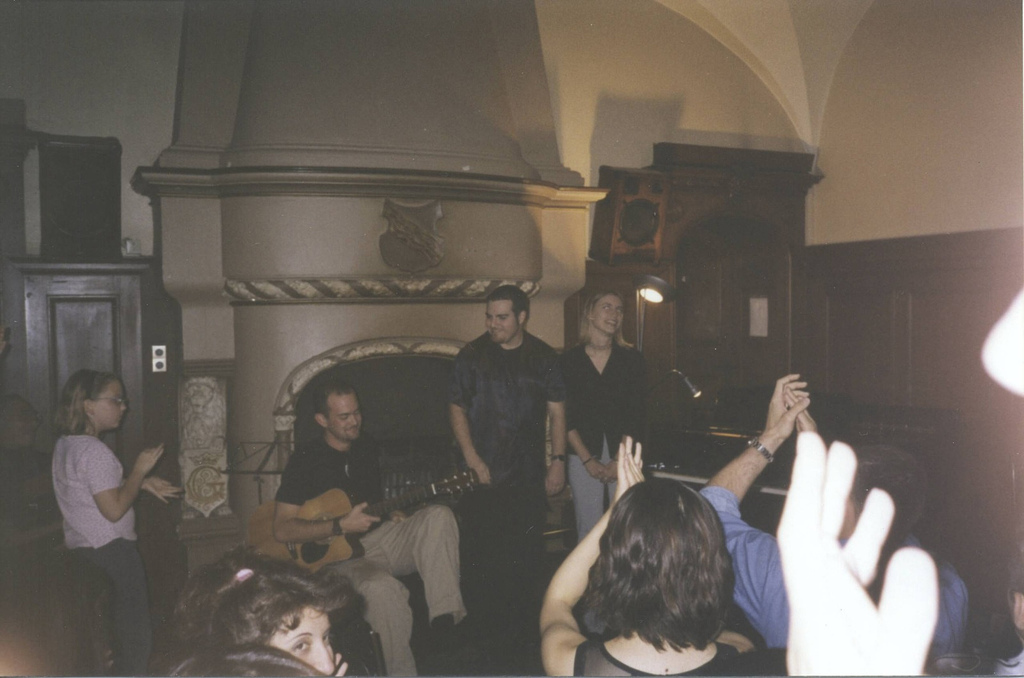
#> input picture background.jpg, 1024 x 678 px
$ python -i synthesize.py   (imports and definitions only)
#> lines starting #> are read from the running program, lines starting #| are printed output that depends on the picture
import numpy as np
import cv2
from math import cos, sin, exp

'''
Image (e.g.) logo is distorted in different ways, then overlayed on background
'''

## coefficients to regulate geometric and color distortions

# image is transformed as shear -> rotation -> shear
COEF_SHEAR = 0.6
COEF_ROT = 0.3

# hue is shifted, intensity histogram is pushed either to blacks or whites
COEF_HUE = 10.0
COEF_INTENSITY = 3.

# scale decrease
SC_COEF = 1.0

# image is first downsized to SIZE_TEMP for speed of distortions
SIZE_TEMP = 100


def is_bgra(im):
  return len(im.shape) == 3 and im.shape[2] == 4

def is_bgr(im):
  return len(im.shape) == 3 and im.shape[2] == 3


# [43 lines left out: functions warp_patch, geometric_distort, not called in this run]


def color_distort (image0):

  # save alpha channel separately
  assert is_bgra(image0), image0.shape
  b, g, r, a = cv2.split(image0)
  image0 = cv2.merge((b, g, r))

  hsv = cv2.cvtColor(image0, cv2.COLOR_BGR2HSV)

  # [9 lines left out: function make_lut, not called in this run]

  # change hue pixelwise
  dhue = (np.random.rand() - 0.5) * COEF_HUE
  hsv[:,:,0] = np.mod(hsv[:,:,0].astype(int) + dhue, 255).astype(np.uint8)
  # change histogram of values
  dval = np.exp((np.random.rand() - 0.5) * COEF_INTENSITY)
  lut = make_lut(dval)
  hsv[:,:,2] = cv2.LUT(hsv[:,:,2], lut)

  image = cv2.cvtColor(hsv, cv2.COLOR_HSV2BGR)

  # restore saved alpha channel
  b, g, r = cv2.split(image)
  image = cv2.merge((b, g, r, a))

  return image


# [56 lines left out: functions distort_logo, overlay_logo, not called in this run]


# [25 lines not run here, left out]

>>> import cv2
>>> picture = cv2.imread('background.jpg', cv2.IMREAD_GRAYSCALE)
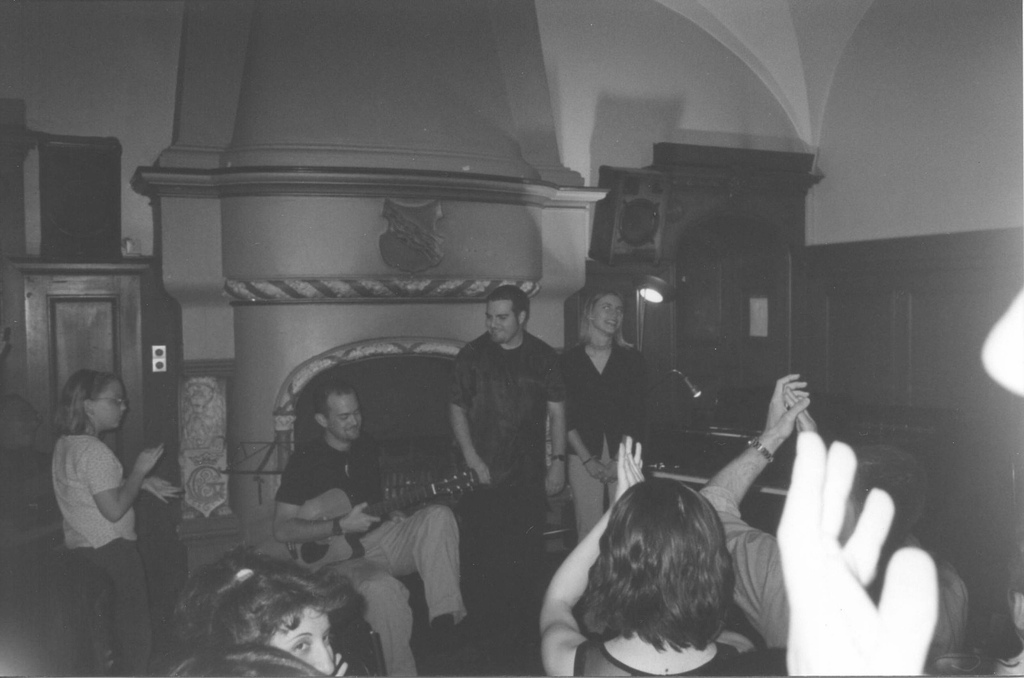
#> picture: shape (678, 1024); min 57, max 255, mean 97.6
#> (the run stopped early here; a loop or call above may not have finished)
